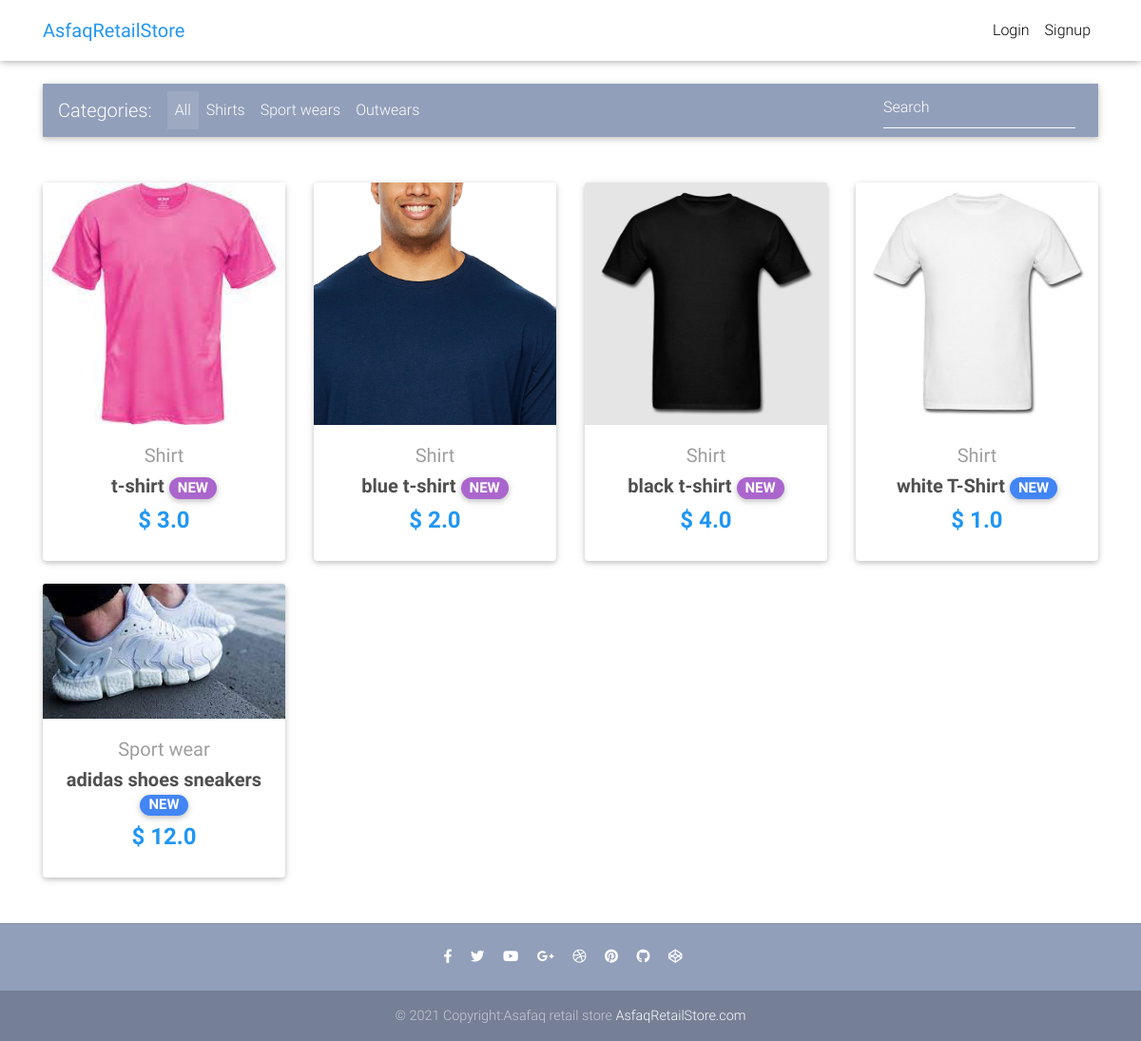
The page / on the database its author committed.
### core/models.py (models this page shows, shortened)
class Item(models.Model):
    title = models.CharField(max_length=100)
    price = models.FloatField()
    discount_price = models.FloatField(blank=True, null=True)
    category = models.CharField(choices=CATEGORY_CHOICES, max_length=2)
    label = models.CharField(choices=LABEL_CHOICES, max_length=1)
    slug = models.SlugField()
    description = models.TextField()
    is_active = models.BooleanField(default=True)
    image = models.ImageField()
    def get_absolute_url(self):
        return reverse("core:product", kwargs={
            'slug': self.slug
        })

### core/views.py (the view)
# urls.py: path('', HomeView.as_view(), name='home'),
class HomeView(ListView):
    model = Item
    paginate_by = 10
    template_name = "home.html"

### templates/home.html (shortened to what this page needs)
{% extends "base.html" %}
{% block content %}
  <main>
    <div class="container">
      <nav class="navbar navbar-expand-lg navbar-dark mdb-color lighten-3 mt-3 mb-5">
        <span class="navbar-brand">Categories:</span>
        <div class="collapse navbar-collapse" id="basicExampleNav">
          <ul class="navbar-nav mr-auto">
            <li class="nav-item active">
              <a class="nav-link" href="/">All
              </a>
            <li class="nav-item">
              <a class="nav-link" href="shirts.html">Shirts</a>
            </li>
            <li class="nav-item">
              <a class="nav-link" href="sportwears.html">Sport wears</a>
            </li>
            <li class="nav-item">
              <a class="nav-link" href="outwears.html">Outwears</a>
            </li>
          </ul>
          <form class="form-inline">
            <div class="md-form my-0">
              <input class="form-control mr-sm-2" type="text" placeholder="Search" aria-label="Search">
            </div>
          </form>
        </div>
      </nav>
      <section class="text-center mb-4">
        <div class="row wow fadeIn">
          {% for item in object_list %}
          <div class="col-lg-3 col-md-6 mb-4">
            <div class="card">
              <div class="view overlay">
                <img src="{{ item.image.url }}" class="card-img-top">
              </div>
              <div class="card-body text-center">
                <a href="" class="grey-text">
                  <h5>{{ item.get_category_display }}</h5>
                </a>
                <h5>
                  <strong>
                    <a href="{{ item.get_absolute_url }}" class="dark-grey-text">{{ item.title }}
                      <span class="badge badge-pill {{ item.get_label_display }}-color">NEW</span>
                    </a>
                  </strong>
                </h5>
                <h4 class="font-weight-bold blue-text">
                  <strong>$
                  {% if item.discount_price %}
                  {{ item.discount_price }}
                  {% else %}
                  {{ item.price }}
                  {% endif %}
                  </strong>
                </h4>
              </div>
            </div>
          </div>
          {% endfor %}
        </div>
      </section>
    </div>
  </main>
{% endblock content %}

### templates/base.html (shortened to what this page needs)
{% load static %}
<!DOCTYPE html>
<html lang="en">
<head>
  <link rel="stylesheet" href="https://use.fontawesome.com/releases/v5.8.1/css/all.css">
  <link href="{% static 'css/bootstrap.min.css' %}" rel="stylesheet">
  <link href="{% static 'css/mdb.min.css' %}" rel="stylesheet">
  <link href="{% static 'css/style.min.css' %}" rel="stylesheet">
</head>
{% include "navbar.html" %}
<body>
    <div class="mt-5 pt-4">
    </div>
    {% block content %}
    {% endblock content %}
    {% include "footer.html" %}
</body>
</html>

### templates/navbar.html (shortened to what this page needs)
{% load cart_template_tags %}
<nav class="navbar fixed-top navbar-expand-lg navbar-light white scrolling-navbar">
    <div class="container">
      <a class="navbar-brand waves-effect" href="/">
        <strong class="blue-text">AsfaqRetailStore</strong>
      </a>
      <div class="collapse navbar-collapse" id="navbarSupportedContent">
        <ul class="navbar-nav nav-flex-icons">
          {% if request.user.is_authenticated %}
          <li class="nav-item">
            <a href="{% url 'core:order-summary' %}" class="nav-link waves-effect">
              <span class="badge red z-depth-1 mr-1"> {{ request.user|cart_item_count }} </span>
              <i class="fas fa-shopping-cart"></i>
              <span class="clearfix d-none d-sm-inline-block"> Cart </span>
            </a>
          </li>
          <li class="nav-item">
            <a class="nav-link waves-effect" href="{% url 'account_logout' %}">
              <span class="clearfix d-none d-sm-inline-block"> Logout </span>
            </a>
          </li>
          {% else %}
          <li class="nav-item">
            <a class="nav-link waves-effect" href="{% url 'account_login' %}">
              <span class="clearfix d-none d-sm-inline-block"> Login </span>
            </a>
          </li>
          <li class="nav-item">
            <a class="nav-link waves-effect" href="{% url 'account_signup' %}">
              <span class="clearfix d-none d-sm-inline-block"> Signup </span>
            </a>
          </li>
          {% endif %}
        </ul>
      </div>
    </div>
  </nav>

### templates/footer.html
<footer class="page-footer text-center font-small mt-4 wow fadeIn">
    <hr class="my-4">
    <div class="pb-4">
      <a href="https://www.facebook.com/mdbootstrap" target="_blank">
        <i class="fab fa-facebook-f mr-3"></i>
      </a>
      <a href="https://twitter.com/MDBootstrap" target="_blank">
        <i class="fab fa-twitter mr-3"></i>
      </a>
      <a href="https://www.youtube.com/watch?v=7MUISDJ5ZZ4" target="_blank">
        <i class="fab fa-youtube mr-3"></i>
      </a>
      <a href="https://plus.google.com/u/0/b/107863090883699620484" target="_blank">
        <i class="fab fa-google-plus-g mr-3"></i>
      </a>
      <a href="https://dribbble.com/mdbootstrap" target="_blank">
        <i class="fab fa-dribbble mr-3"></i>
      </a>
      <a href="https://pinterest.com/mdbootstrap" target="_blank">
        <i class="fab fa-pinterest mr-3"></i>
      </a>
      <a href="https://github.com/mdbootstrap/bootstrap-material-design" target="_blank">
        <i class="fab fa-github mr-3"></i>
      </a>
      <a href="http://codepen.io/mdbootstrap/" target="_blank">
        <i class="fab fa-codepen mr-3"></i>
      </a>
    </div>
    <div class="footer-copyright py-3">
      © 2021 Copyright:Asafaq retail store
      <a href="#" target="_blank"> AsfaqRetailStore.com </a>
    </div>
  </footer>

### templates/scripts.html (shortened to what this page needs)
{% load static %}

### templates/base.html (style rules this page uses)
html, body, header, .carousel { height: 60vh; }

### rows shown on the page
Item: image (picture), category "Shirt", title "t-shirt", discount_price "3.0"
Item: image (picture), category "Shirt", title "blue t-shirt", discount_price "2.0"
Item: image (picture), category "Shirt", title "black t-shirt", discount_price "4.0"
Item: image (picture), category "Shirt", title "white T-Shirt", discount_price "1.0"
Item: image (picture), category "Sport wear", title "adidas shoes sneakers", price "12.0"
